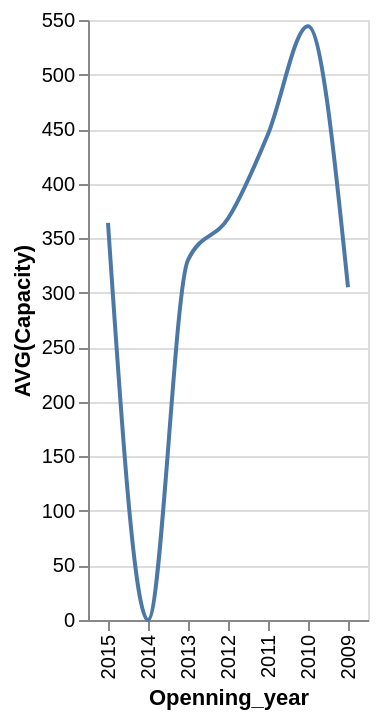

The Vega-Lite source for this figure:
### Vega-Lite specification from a JSON file in a GitHub repository (floating-point values rounded to 4 significant figures)
{"data": {"values": [{"x_data": "2009", "y_data": 305}, {"x_data": "2010", "y_data": 544.3}, {"x_data": "2011", "y_data": 445.3}, {"x_data": "2012", "y_data": 368}, {"x_data": "2013", "y_data": 330}, {"x_data": "2014", "y_data": 0}, {"x_data": "2015", "y_data": 364}]}, "mark": {"type": "line", "interpolate": "monotone"}, "encoding": {"x": {"field": "x_data", "type": "nominal", "title": "Openning_year", "sort": "descending"}, "y": {"field": "y_data", "type": "quantitative", "title": "AVG(Capacity)"}}}
